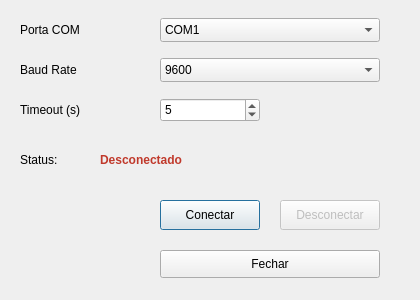
<?xml version="1.0" encoding="UTF-8"?>
<ui version="4.0">
 <class>DialogSerial</class>
 <widget class="QDialog" name="DialogSerial">
  <property name="geometry">
   <rect>
    <x>0</x>
    <y>0</y>
    <width>420</width>
    <height>300</height>
   </rect>
  </property>
  <property name="windowTitle">
   <string>Configuração da Comunicação Serial</string>
  </property>
  <widget class="QLabel" name="lblPortaCom">
   <property name="geometry">
    <rect>
     <x>20</x>
     <y>20</y>
     <width>111</width>
     <height>20</height>
    </rect>
   </property>
   <property name="text">
    <string>Porta COM</string>
   </property>
  </widget>
  <widget class="QComboBox" name="cbPortaCom">
   <property name="geometry">
    <rect>
     <x>160</x>
     <y>18</y>
     <width>220</width>
     <height>24</height>
    </rect>
   </property>
   <item>
    <property name="text">
     <string>COM1</string>
    </property>
   </item>
   <item>
    <property name="text">
     <string>COM2</string>
    </property>
   </item>
   <item>
    <property name="text">
     <string>COM3</string>
    </property>
   </item>
   <item>
    <property name="text">
     <string>COM4</string>
    </property>
   </item>
  </widget>
  <widget class="QLabel" name="lblBaudRate">
   <property name="geometry">
    <rect>
     <x>20</x>
     <y>60</y>
     <width>111</width>
     <height>20</height>
    </rect>
   </property>
   <property name="text">
    <string>Baud Rate</string>
   </property>
  </widget>
  <widget class="QComboBox" name="cbBaudRate">
   <property name="geometry">
    <rect>
     <x>160</x>
     <y>58</y>
     <width>220</width>
     <height>24</height>
    </rect>
   </property>
   <item>
    <property name="text">
     <string>9600</string>
    </property>
   </item>
   <item>
    <property name="text">
     <string>115200</string>
    </property>
   </item>
  </widget>
  <widget class="QLabel" name="lblTimeout">
   <property name="geometry">
    <rect>
     <x>20</x>
     <y>100</y>
     <width>111</width>
     <height>20</height>
    </rect>
   </property>
   <property name="text">
    <string>Timeout (s)</string>
   </property>
  </widget>
  <widget class="QSpinBox" name="spinTimeout">
   <property name="geometry">
    <rect>
     <x>160</x>
     <y>98</y>
     <width>100</width>
     <height>24</height>
    </rect>
   </property>
   <property name="minimum">
    <number>1</number>
   </property>
   <property name="maximum">
    <number>60</number>
   </property>
   <property name="value">
    <number>5</number>
   </property>
  </widget>
  <widget class="QLabel" name="lblStatus">
   <property name="geometry">
    <rect>
     <x>20</x>
     <y>150</y>
     <width>81</width>
     <height>20</height>
    </rect>
   </property>
   <property name="text">
    <string>Status:</string>
   </property>
  </widget>
  <widget class="QLabel" name="lblStatusValor">
   <property name="geometry">
    <rect>
     <x>100</x>
     <y>150</y>
     <width>200</width>
     <height>20</height>
    </rect>
   </property>
   <property name="styleSheet">
    <string notr="true">color: #c0392b; font-weight: bold;</string>
   </property>
   <property name="text">
    <string>Desconectado</string>
   </property>
  </widget>
  <widget class="QPushButton" name="btnConectar">
   <property name="geometry">
    <rect>
     <x>160</x>
     <y>200</y>
     <width>100</width>
     <height>30</height>
    </rect>
   </property>
   <property name="text">
    <string>Conectar</string>
   </property>
  </widget>
  <widget class="QPushButton" name="btnDesconectar">
   <property name="geometry">
    <rect>
     <x>280</x>
     <y>200</y>
     <width>100</width>
     <height>30</height>
    </rect>
   </property>
   <property name="enabled">
    <bool>false</bool>
   </property>
   <property name="text">
    <string>Desconectar</string>
   </property>
  </widget>
  <widget class="QPushButton" name="btnFechar">
   <property name="geometry">
    <rect>
     <x>160</x>
     <y>250</y>
     <width>220</width>
     <height>28</height>
    </rect>
   </property>
   <property name="text">
    <string>Fechar</string>
   </property>
  </widget>
 </widget>
 <resources/>
 <connections>
  <connection>
   <sender>btnFechar</sender>
   <signal>clicked()</signal>
   <receiver>DialogSerial</receiver>
   <slot>close()</slot>
   <hints>
    <hint type="sourcelabel">
     <x>270</x>
     <y>264</y>
    </hint>
    <hint type="destinationlabel">
     <x>210</x>
     <y>290</y>
    </hint>
   </hints>
  </connection>
 </connections>
</ui>
